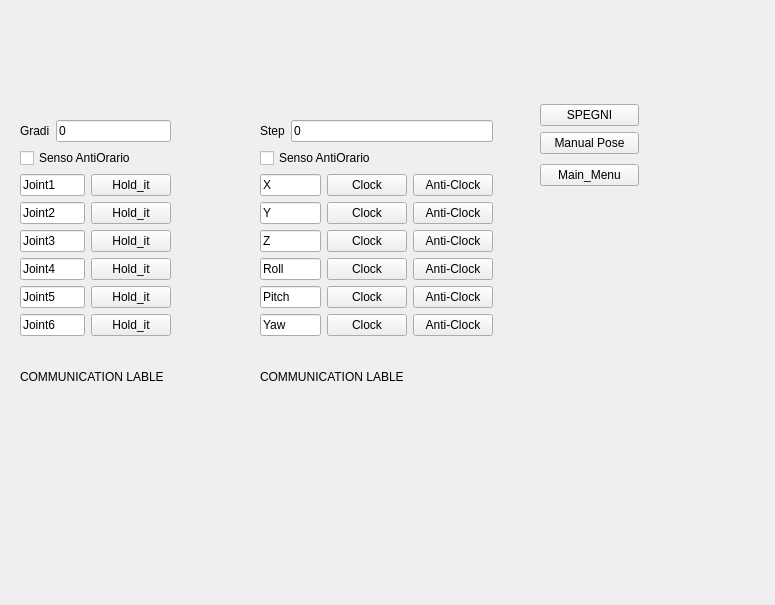
<?xml version="1.0" encoding="UTF-8"?>
<ui version="4.0">
 <class>Form</class>
 <widget class="QWidget" name="Form">
  <property name="geometry">
   <rect>
    <x>0</x>
    <y>0</y>
    <width>775</width>
    <height>605</height>
   </rect>
  </property>
  <property name="minimumSize">
   <size>
    <width>30</width>
    <height>0</height>
   </size>
  </property>
  <property name="windowTitle">
   <string>Screen_Joystick</string>
  </property>
  <widget class="QWidget" name="layoutWidget">
   <property name="geometry">
    <rect>
     <x>20</x>
     <y>100</y>
     <width>151</width>
     <height>312</height>
    </rect>
   </property>
   <layout class="QVBoxLayout" name="verticalLayout_3">
    <item>
     <layout class="QVBoxLayout" name="verticalLayout">
      <item>
       <layout class="QHBoxLayout" name="horizontalLayout_7">
        <item>
         <widget class="QLabel" name="label">
          <property name="text">
           <string>Gradi</string>
          </property>
         </widget>
        </item>
        <item>
         <widget class="QLineEdit" name="joystick_line_gradi">
          <property name="text">
           <string>0</string>
          </property>
         </widget>
        </item>
       </layout>
      </item>
      <item>
       <widget class="QCheckBox" name="joystick_check_sensoRotazione">
        <property name="text">
         <string>Senso AntiOrario</string>
        </property>
       </widget>
      </item>
      <item>
       <layout class="QHBoxLayout" name="horizontalLayout">
        <item>
         <widget class="QLineEdit" name="joystick_line_gradi_2">
          <property name="text">
           <string>Joint1</string>
          </property>
         </widget>
        </item>
        <item>
         <widget class="QPushButton" name="pushButton_5">
          <property name="text">
           <string>Hold_it</string>
          </property>
         </widget>
        </item>
       </layout>
      </item>
      <item>
       <layout class="QHBoxLayout" name="horizontalLayout_2">
        <item>
         <widget class="QLineEdit" name="joystick_line_gradi_3">
          <property name="text">
           <string>Joint2</string>
          </property>
         </widget>
        </item>
        <item>
         <widget class="QPushButton" name="pushButton_6">
          <property name="text">
           <string>Hold_it</string>
          </property>
         </widget>
        </item>
       </layout>
      </item>
      <item>
       <layout class="QHBoxLayout" name="horizontalLayout_3">
        <item>
         <widget class="QLineEdit" name="joystick_line_gradi_4">
          <property name="text">
           <string>Joint3</string>
          </property>
         </widget>
        </item>
        <item>
         <widget class="QPushButton" name="pushButton_7">
          <property name="text">
           <string>Hold_it</string>
          </property>
         </widget>
        </item>
       </layout>
      </item>
      <item>
       <layout class="QHBoxLayout" name="horizontalLayout_4">
        <item>
         <widget class="QLineEdit" name="joystick_line_gradi_5">
          <property name="text">
           <string>Joint4</string>
          </property>
         </widget>
        </item>
        <item>
         <widget class="QPushButton" name="pushButton_8">
          <property name="text">
           <string>Hold_it</string>
          </property>
         </widget>
        </item>
       </layout>
      </item>
      <item>
       <layout class="QHBoxLayout" name="horizontalLayout_5">
        <item>
         <widget class="QLineEdit" name="joystick_line_gradi_6">
          <property name="text">
           <string>Joint5</string>
          </property>
         </widget>
        </item>
        <item>
         <widget class="QPushButton" name="pushButton_9">
          <property name="text">
           <string>Hold_it</string>
          </property>
         </widget>
        </item>
       </layout>
      </item>
      <item>
       <layout class="QHBoxLayout" name="horizontalLayout_6">
        <item>
         <widget class="QLineEdit" name="joystick_line_gradi_7">
          <property name="text">
           <string>Joint6</string>
          </property>
         </widget>
        </item>
        <item>
         <widget class="QPushButton" name="pushButton_10">
          <property name="text">
           <string>Hold_it</string>
          </property>
         </widget>
        </item>
       </layout>
      </item>
     </layout>
    </item>
    <item>
     <widget class="QLabel" name="l_comunicazione">
      <property name="maximumSize">
       <size>
        <width>16777215</width>
        <height>30</height>
       </size>
      </property>
      <property name="text">
       <string>COMMUNICATION LABLE</string>
      </property>
     </widget>
    </item>
   </layout>
  </widget>
  <widget class="QWidget" name="layoutWidget">
   <property name="geometry">
    <rect>
     <x>540</x>
     <y>100</y>
     <width>99</width>
     <height>91</height>
    </rect>
   </property>
   <layout class="QVBoxLayout" name="verticalLayout_4">
    <item>
     <layout class="QVBoxLayout" name="verticalLayout_2">
      <item>
       <widget class="QPushButton" name="pushButton">
        <property name="text">
         <string>SPEGNI</string>
        </property>
       </widget>
      </item>
      <item>
       <widget class="QPushButton" name="pushButton_2">
        <property name="text">
         <string>Manual Pose</string>
        </property>
       </widget>
      </item>
     </layout>
    </item>
    <item>
     <widget class="QPushButton" name="pushButton_4">
      <property name="text">
       <string>Main_Menu</string>
      </property>
     </widget>
    </item>
   </layout>
  </widget>
  <widget class="QWidget" name="layoutWidget_2">
   <property name="geometry">
    <rect>
     <x>260</x>
     <y>100</y>
     <width>233</width>
     <height>312</height>
    </rect>
   </property>
   <layout class="QVBoxLayout" name="verticalLayout_7">
    <item>
     <layout class="QVBoxLayout" name="verticalLayout_8">
      <item>
       <layout class="QHBoxLayout" name="horizontalLayout_15">
        <item>
         <widget class="QLabel" name="label_3">
          <property name="text">
           <string>Step</string>
          </property>
         </widget>
        </item>
        <item>
         <widget class="QLineEdit" name="joystick_line_gradi_15">
          <property name="text">
           <string>0</string>
          </property>
         </widget>
        </item>
       </layout>
      </item>
      <item>
       <widget class="QCheckBox" name="joystick_check_sensoRotazione_3">
        <property name="text">
         <string>Senso AntiOrario</string>
        </property>
       </widget>
      </item>
      <item>
       <layout class="QHBoxLayout" name="horizontalLayout_16">
        <item>
         <widget class="QLineEdit" name="joystick_line_gradi_16">
          <property name="text">
           <string>X</string>
          </property>
         </widget>
        </item>
        <item>
         <widget class="QPushButton" name="pushButton_18">
          <property name="text">
           <string>Clock</string>
          </property>
         </widget>
        </item>
        <item>
         <widget class="QPushButton" name="pushButton_24">
          <property name="text">
           <string>Anti-Clock</string>
          </property>
         </widget>
        </item>
       </layout>
      </item>
      <item>
       <layout class="QHBoxLayout" name="horizontalLayout_17">
        <item>
         <widget class="QLineEdit" name="joystick_line_gradi_17">
          <property name="text">
           <string>Y</string>
          </property>
         </widget>
        </item>
        <item>
         <widget class="QPushButton" name="pushButton_19">
          <property name="text">
           <string>Clock</string>
          </property>
         </widget>
        </item>
        <item>
         <widget class="QPushButton" name="pushButton_25">
          <property name="text">
           <string>Anti-Clock</string>
          </property>
         </widget>
        </item>
       </layout>
      </item>
      <item>
       <layout class="QHBoxLayout" name="horizontalLayout_18">
        <item>
         <widget class="QLineEdit" name="joystick_line_gradi_18">
          <property name="text">
           <string>Z</string>
          </property>
         </widget>
        </item>
        <item>
         <widget class="QPushButton" name="pushButton_20">
          <property name="text">
           <string>Clock</string>
          </property>
         </widget>
        </item>
        <item>
         <widget class="QPushButton" name="pushButton_26">
          <property name="text">
           <string>Anti-Clock</string>
          </property>
         </widget>
        </item>
       </layout>
      </item>
      <item>
       <layout class="QHBoxLayout" name="horizontalLayout_19">
        <item>
         <widget class="QLineEdit" name="joystick_line_gradi_19">
          <property name="text">
           <string>Roll</string>
          </property>
         </widget>
        </item>
        <item>
         <widget class="QPushButton" name="pushButton_21">
          <property name="text">
           <string>Clock</string>
          </property>
         </widget>
        </item>
        <item>
         <widget class="QPushButton" name="pushButton_27">
          <property name="text">
           <string>Anti-Clock</string>
          </property>
         </widget>
        </item>
       </layout>
      </item>
      <item>
       <layout class="QHBoxLayout" name="horizontalLayout_20">
        <item>
         <widget class="QLineEdit" name="joystick_line_gradi_20">
          <property name="text">
           <string>Pitch</string>
          </property>
         </widget>
        </item>
        <item>
         <widget class="QPushButton" name="pushButton_22">
          <property name="text">
           <string>Clock</string>
          </property>
         </widget>
        </item>
        <item>
         <widget class="QPushButton" name="pushButton_28">
          <property name="text">
           <string>Anti-Clock</string>
          </property>
         </widget>
        </item>
       </layout>
      </item>
      <item>
       <layout class="QHBoxLayout" name="horizontalLayout_21">
        <item>
         <widget class="QLineEdit" name="joystick_line_gradi_21">
          <property name="text">
           <string>Yaw</string>
          </property>
         </widget>
        </item>
        <item>
         <widget class="QPushButton" name="pushButton_23">
          <property name="text">
           <string>Clock</string>
          </property>
         </widget>
        </item>
        <item>
         <widget class="QPushButton" name="pushButton_29">
          <property name="text">
           <string>Anti-Clock</string>
          </property>
         </widget>
        </item>
       </layout>
      </item>
     </layout>
    </item>
    <item>
     <widget class="QLabel" name="l_comunicazione_3">
      <property name="maximumSize">
       <size>
        <width>16777215</width>
        <height>30</height>
       </size>
      </property>
      <property name="text">
       <string>COMMUNICATION LABLE</string>
      </property>
     </widget>
    </item>
   </layout>
  </widget>
 </widget>
 <resources/>
 <connections>
  <connection>
   <sender>pushButton</sender>
   <signal>clicked()</signal>
   <receiver>Form</receiver>
   <slot>spegni_console()</slot>
   <hints>
    <hint type="sourcelabel">
     <x>190</x>
     <y>433</y>
    </hint>
    <hint type="destinationlabel">
     <x>612</x>
     <y>39</y>
    </hint>
   </hints>
  </connection>
  <connection>
   <sender>pushButton_2</sender>
   <signal>clicked()</signal>
   <receiver>Form</receiver>
   <slot>goToManualPose()</slot>
   <hints>
    <hint type="sourcelabel">
     <x>213</x>
     <y>467</y>
    </hint>
    <hint type="destinationlabel">
     <x>636</x>
     <y>168</y>
    </hint>
   </hints>
  </connection>
  <connection>
   <sender>pushButton_4</sender>
   <signal>clicked()</signal>
   <receiver>Form</receiver>
   <slot>goToMainMenu()</slot>
   <hints>
    <hint type="sourcelabel">
     <x>187</x>
     <y>509</y>
    </hint>
    <hint type="destinationlabel">
     <x>578</x>
     <y>185</y>
    </hint>
   </hints>
  </connection>
  <connection>
   <sender>pushButton_5</sender>
   <signal>pressed()</signal>
   <receiver>Form</receiver>
   <slot>joystick_joint1()</slot>
   <hints>
    <hint type="sourcelabel">
     <x>134</x>
     <y>185</y>
    </hint>
    <hint type="destinationlabel">
     <x>413</x>
     <y>174</y>
    </hint>
   </hints>
  </connection>
  <connection>
   <sender>pushButton_5</sender>
   <signal>released()</signal>
   <receiver>Form</receiver>
   <slot>joystick_stop()</slot>
   <hints>
    <hint type="sourcelabel">
     <x>141</x>
     <y>182</y>
    </hint>
    <hint type="destinationlabel">
     <x>467</x>
     <y>152</y>
    </hint>
   </hints>
  </connection>
  <connection>
   <sender>pushButton_6</sender>
   <signal>pressed()</signal>
   <receiver>Form</receiver>
   <slot>joystick_joint2()</slot>
   <hints>
    <hint type="sourcelabel">
     <x>143</x>
     <y>220</y>
    </hint>
    <hint type="destinationlabel">
     <x>393</x>
     <y>206</y>
    </hint>
   </hints>
  </connection>
  <connection>
   <sender>pushButton_6</sender>
   <signal>released()</signal>
   <receiver>Form</receiver>
   <slot>joystick_stop()</slot>
   <hints>
    <hint type="sourcelabel">
     <x>167</x>
     <y>217</y>
    </hint>
    <hint type="destinationlabel">
     <x>455</x>
     <y>226</y>
    </hint>
   </hints>
  </connection>
  <connection>
   <sender>pushButton_7</sender>
   <signal>pressed()</signal>
   <receiver>Form</receiver>
   <slot>joystick_joint3()</slot>
   <hints>
    <hint type="sourcelabel">
     <x>110</x>
     <y>260</y>
    </hint>
    <hint type="destinationlabel">
     <x>653</x>
     <y>207</y>
    </hint>
   </hints>
  </connection>
  <connection>
   <sender>pushButton_7</sender>
   <signal>released()</signal>
   <receiver>Form</receiver>
   <slot>joystick_stop()</slot>
   <hints>
    <hint type="sourcelabel">
     <x>140</x>
     <y>256</y>
    </hint>
    <hint type="destinationlabel">
     <x>655</x>
     <y>243</y>
    </hint>
   </hints>
  </connection>
  <connection>
   <sender>pushButton_8</sender>
   <signal>pressed()</signal>
   <receiver>Form</receiver>
   <slot>joystick_joint4()</slot>
   <hints>
    <hint type="sourcelabel">
     <x>152</x>
     <y>287</y>
    </hint>
    <hint type="destinationlabel">
     <x>519</x>
     <y>268</y>
    </hint>
   </hints>
  </connection>
  <connection>
   <sender>pushButton_8</sender>
   <signal>released()</signal>
   <receiver>Form</receiver>
   <slot>joystick_stop()</slot>
   <hints>
    <hint type="sourcelabel">
     <x>159</x>
     <y>295</y>
    </hint>
    <hint type="destinationlabel">
     <x>648</x>
     <y>281</y>
    </hint>
   </hints>
  </connection>
  <connection>
   <sender>pushButton_9</sender>
   <signal>pressed()</signal>
   <receiver>Form</receiver>
   <slot>joystick_joint5()</slot>
   <hints>
    <hint type="sourcelabel">
     <x>119</x>
     <y>325</y>
    </hint>
    <hint type="destinationlabel">
     <x>439</x>
     <y>297</y>
    </hint>
   </hints>
  </connection>
  <connection>
   <sender>pushButton_10</sender>
   <signal>pressed()</signal>
   <receiver>Form</receiver>
   <slot>joystick_joint6()</slot>
   <hints>
    <hint type="sourcelabel">
     <x>153</x>
     <y>362</y>
    </hint>
    <hint type="destinationlabel">
     <x>436</x>
     <y>332</y>
    </hint>
   </hints>
  </connection>
  <connection>
   <sender>pushButton_9</sender>
   <signal>released()</signal>
   <receiver>Form</receiver>
   <slot>joystick_stop()</slot>
   <hints>
    <hint type="sourcelabel">
     <x>156</x>
     <y>319</y>
    </hint>
    <hint type="destinationlabel">
     <x>667</x>
     <y>294</y>
    </hint>
   </hints>
  </connection>
  <connection>
   <sender>pushButton_10</sender>
   <signal>released()</signal>
   <receiver>Form</receiver>
   <slot>joystick_stop()</slot>
   <hints>
    <hint type="sourcelabel">
     <x>142</x>
     <y>362</y>
    </hint>
    <hint type="destinationlabel">
     <x>667</x>
     <y>330</y>
    </hint>
   </hints>
  </connection>
  <connection>
   <sender>pushButton_18</sender>
   <signal>pressed()</signal>
   <receiver>Form</receiver>
   <slot>joystick_x_clock()</slot>
   <hints>
    <hint type="sourcelabel">
     <x>359</x>
     <y>181</y>
    </hint>
    <hint type="destinationlabel">
     <x>832</x>
     <y>112</y>
    </hint>
   </hints>
  </connection>
  <connection>
   <sender>pushButton_18</sender>
   <signal>released()</signal>
   <receiver>Form</receiver>
   <slot>joystick_stop()</slot>
   <hints>
    <hint type="sourcelabel">
     <x>382</x>
     <y>180</y>
    </hint>
    <hint type="destinationlabel">
     <x>808</x>
     <y>119</y>
    </hint>
   </hints>
  </connection>
  <connection>
   <sender>pushButton_24</sender>
   <signal>pressed()</signal>
   <receiver>Form</receiver>
   <slot>joystick_x_anticlock()</slot>
   <hints>
    <hint type="sourcelabel">
     <x>434</x>
     <y>184</y>
    </hint>
    <hint type="destinationlabel">
     <x>845</x>
     <y>140</y>
    </hint>
   </hints>
  </connection>
  <connection>
   <sender>pushButton_24</sender>
   <signal>released()</signal>
   <receiver>Form</receiver>
   <slot>joystick_stop()</slot>
   <hints>
    <hint type="sourcelabel">
     <x>483</x>
     <y>190</y>
    </hint>
    <hint type="destinationlabel">
     <x>883</x>
     <y>155</y>
    </hint>
   </hints>
  </connection>
  <connection>
   <sender>pushButton_19</sender>
   <signal>released()</signal>
   <receiver>Form</receiver>
   <slot>joystick_stop()</slot>
   <hints>
    <hint type="sourcelabel">
     <x>341</x>
     <y>212</y>
    </hint>
    <hint type="destinationlabel">
     <x>900</x>
     <y>47</y>
    </hint>
   </hints>
  </connection>
  <connection>
   <sender>pushButton_26</sender>
   <signal>released()</signal>
   <receiver>Form</receiver>
   <slot>joystick_stop()</slot>
   <hints>
    <hint type="sourcelabel">
     <x>431</x>
     <y>259</y>
    </hint>
    <hint type="destinationlabel">
     <x>877</x>
     <y>58</y>
    </hint>
   </hints>
  </connection>
  <connection>
   <sender>pushButton_20</sender>
   <signal>released()</signal>
   <receiver>Form</receiver>
   <slot>joystick_stop()</slot>
   <hints>
    <hint type="sourcelabel">
     <x>379</x>
     <y>255</y>
    </hint>
    <hint type="destinationlabel">
     <x>879</x>
     <y>24</y>
    </hint>
   </hints>
  </connection>
  <connection>
   <sender>pushButton_25</sender>
   <signal>released()</signal>
   <receiver>Form</receiver>
   <slot>joystick_stop()</slot>
   <hints>
    <hint type="sourcelabel">
     <x>449</x>
     <y>219</y>
    </hint>
    <hint type="destinationlabel">
     <x>839</x>
     <y>39</y>
    </hint>
   </hints>
  </connection>
  <connection>
   <sender>pushButton_19</sender>
   <signal>pressed()</signal>
   <receiver>Form</receiver>
   <slot>joystick_y_clock()</slot>
   <hints>
    <hint type="sourcelabel">
     <x>363</x>
     <y>212</y>
    </hint>
    <hint type="destinationlabel">
     <x>846</x>
     <y>198</y>
    </hint>
   </hints>
  </connection>
  <connection>
   <sender>pushButton_25</sender>
   <signal>pressed()</signal>
   <receiver>Form</receiver>
   <slot>joystick_y_anticlock()</slot>
   <hints>
    <hint type="sourcelabel">
     <x>413</x>
     <y>224</y>
    </hint>
    <hint type="destinationlabel">
     <x>869</x>
     <y>211</y>
    </hint>
   </hints>
  </connection>
  <connection>
   <sender>pushButton_21</sender>
   <signal>pressed()</signal>
   <receiver>Form</receiver>
   <slot>joystick_roll_clock()</slot>
   <hints>
    <hint type="sourcelabel">
     <x>392</x>
     <y>294</y>
    </hint>
    <hint type="destinationlabel">
     <x>845</x>
     <y>229</y>
    </hint>
   </hints>
  </connection>
  <connection>
   <sender>pushButton_20</sender>
   <signal>pressed()</signal>
   <receiver>Form</receiver>
   <slot>joystick_z_clock()</slot>
   <hints>
    <hint type="sourcelabel">
     <x>396</x>
     <y>248</y>
    </hint>
    <hint type="destinationlabel">
     <x>883</x>
     <y>244</y>
    </hint>
   </hints>
  </connection>
  <connection>
   <sender>pushButton_26</sender>
   <signal>pressed()</signal>
   <receiver>Form</receiver>
   <slot>joystick_z_anticlock()</slot>
   <hints>
    <hint type="sourcelabel">
     <x>477</x>
     <y>256</y>
    </hint>
    <hint type="destinationlabel">
     <x>914</x>
     <y>256</y>
    </hint>
   </hints>
  </connection>
  <connection>
   <sender>pushButton_21</sender>
   <signal>released()</signal>
   <receiver>Form</receiver>
   <slot>joystick_stop()</slot>
   <hints>
    <hint type="sourcelabel">
     <x>357</x>
     <y>292</y>
    </hint>
    <hint type="destinationlabel">
     <x>804</x>
     <y>54</y>
    </hint>
   </hints>
  </connection>
  <connection>
   <sender>pushButton_27</sender>
   <signal>released()</signal>
   <receiver>Form</receiver>
   <slot>joystick_stop()</slot>
   <hints>
    <hint type="sourcelabel">
     <x>418</x>
     <y>282</y>
    </hint>
    <hint type="destinationlabel">
     <x>786</x>
     <y>63</y>
    </hint>
   </hints>
  </connection>
  <connection>
   <sender>pushButton_22</sender>
   <signal>released()</signal>
   <receiver>Form</receiver>
   <slot>joystick_stop()</slot>
   <hints>
    <hint type="sourcelabel">
     <x>336</x>
     <y>322</y>
    </hint>
    <hint type="destinationlabel">
     <x>751</x>
     <y>69</y>
    </hint>
   </hints>
  </connection>
  <connection>
   <sender>pushButton_28</sender>
   <signal>released()</signal>
   <receiver>Form</receiver>
   <slot>joystick_stop()</slot>
   <hints>
    <hint type="sourcelabel">
     <x>431</x>
     <y>325</y>
    </hint>
    <hint type="destinationlabel">
     <x>727</x>
     <y>78</y>
    </hint>
   </hints>
  </connection>
  <connection>
   <sender>pushButton_23</sender>
   <signal>released()</signal>
   <receiver>Form</receiver>
   <slot>joystick_stop()</slot>
   <hints>
    <hint type="sourcelabel">
     <x>396</x>
     <y>361</y>
    </hint>
    <hint type="destinationlabel">
     <x>694</x>
     <y>85</y>
    </hint>
   </hints>
  </connection>
  <connection>
   <sender>pushButton_29</sender>
   <signal>released()</signal>
   <receiver>Form</receiver>
   <slot>joystick_stop()</slot>
   <hints>
    <hint type="sourcelabel">
     <x>471</x>
     <y>358</y>
    </hint>
    <hint type="destinationlabel">
     <x>666</x>
     <y>89</y>
    </hint>
   </hints>
  </connection>
  <connection>
   <sender>pushButton_27</sender>
   <signal>pressed()</signal>
   <receiver>Form</receiver>
   <slot>joystick_roll_anticlock()</slot>
   <hints>
    <hint type="sourcelabel">
     <x>473</x>
     <y>285</y>
    </hint>
    <hint type="destinationlabel">
     <x>938</x>
     <y>271</y>
    </hint>
   </hints>
  </connection>
  <connection>
   <sender>pushButton_22</sender>
   <signal>pressed()</signal>
   <receiver>Form</receiver>
   <slot>joystick_pitch_clock()</slot>
   <hints>
    <hint type="sourcelabel">
     <x>379</x>
     <y>329</y>
    </hint>
    <hint type="destinationlabel">
     <x>901</x>
     <y>287</y>
    </hint>
   </hints>
  </connection>
  <connection>
   <sender>pushButton_28</sender>
   <signal>pressed()</signal>
   <receiver>Form</receiver>
   <slot>joystick_pitch_anticlock()</slot>
   <hints>
    <hint type="sourcelabel">
     <x>462</x>
     <y>318</y>
    </hint>
    <hint type="destinationlabel">
     <x>919</x>
     <y>300</y>
    </hint>
   </hints>
  </connection>
  <connection>
   <sender>pushButton_23</sender>
   <signal>pressed()</signal>
   <receiver>Form</receiver>
   <slot>joystick_yaw_clock()</slot>
   <hints>
    <hint type="sourcelabel">
     <x>365</x>
     <y>359</y>
    </hint>
    <hint type="destinationlabel">
     <x>912</x>
     <y>338</y>
    </hint>
   </hints>
  </connection>
  <connection>
   <sender>pushButton_29</sender>
   <signal>pressed()</signal>
   <receiver>Form</receiver>
   <slot>joystick_yaw_anticlock()</slot>
   <hints>
    <hint type="sourcelabel">
     <x>485</x>
     <y>362</y>
    </hint>
    <hint type="destinationlabel">
     <x>929</x>
     <y>361</y>
    </hint>
   </hints>
  </connection>
 </connections>
 <slots>
  <slot>prova()</slot>
  <slot>pub()</slot>
  <slot>service()</slot>
  <slot>pB_esegui()</slot>
  <slot>spegni_console()</slot>
  <slot>fRandomOrientationcheck()</slot>
  <slot>pB_setJoints()</slot>
  <slot>goToJoystick()</slot>
  <slot>joystick_moveJoints()</slot>
  <slot>goToManualPose()</slot>
  <slot>goToMainMenu()</slot>
  <slot>joystick_joint1()</slot>
  <slot>joystick_joint2()</slot>
  <slot>joystick_joint3()</slot>
  <slot>joystick_joint4()</slot>
  <slot>joystick_stop()</slot>
  <slot>joystick_joint5()</slot>
  <slot>joystick_joint6()</slot>
  <slot>joystick_x_clock()</slot>
  <slot>joystick_y_clock()</slot>
  <slot>joystick_z_clock()</slot>
  <slot>joystick_roll_clock()</slot>
  <slot>joystick_pitch_clock()</slot>
  <slot>joystick_yaw_clock()</slot>
  <slot>joystick_x_anticlock()</slot>
  <slot>joystick_y_anticlock()</slot>
  <slot>joystick_z_anticlock()</slot>
  <slot>joystick_roll_anticlock()</slot>
  <slot>joystick_pitch_anticlock()</slot>
  <slot>joystick_yaw_anticlock()</slot>
 </slots>
</ui>
